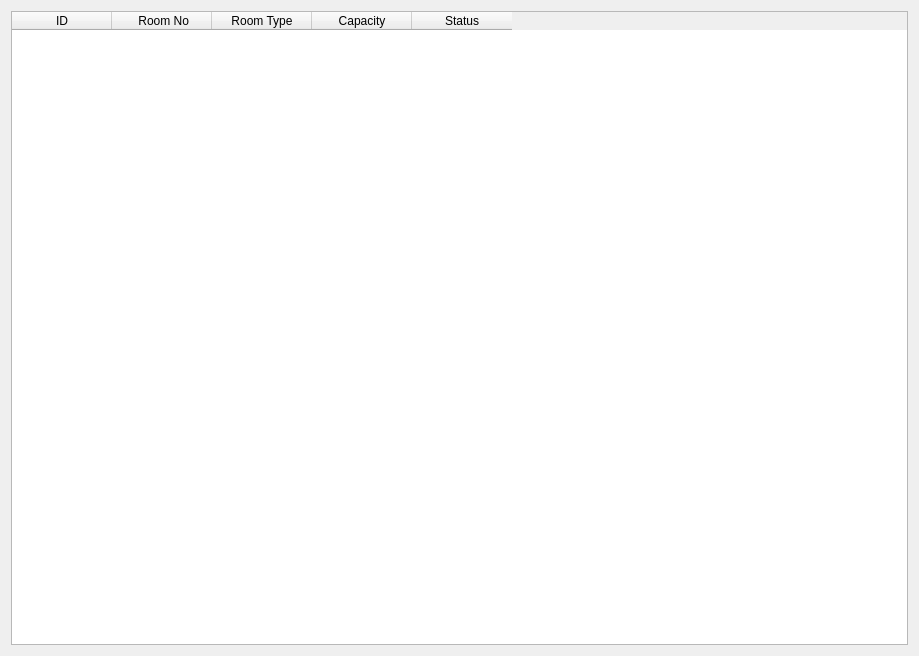
<?xml version="1.0" encoding="UTF-8"?>
<ui version="4.0">
 <class>ViewRoom</class>
 <widget class="QDialog" name="ViewRoom">
  <property name="geometry">
   <rect>
    <x>0</x>
    <y>0</y>
    <width>919</width>
    <height>656</height>
   </rect>
  </property>
  <property name="windowTitle">
   <string>Dialog</string>
  </property>
  <layout class="QVBoxLayout" name="verticalLayout">
   <item>
    <widget class="QTableWidget" name="tableWidgetRooms">
     <column>
      <property name="text">
       <string>ID</string>
      </property>
     </column>
     <column>
      <property name="text">
       <string> Room No</string>
      </property>
     </column>
     <column>
      <property name="text">
       <string>Room Type</string>
      </property>
     </column>
     <column>
      <property name="text">
       <string>Capacity</string>
      </property>
     </column>
     <column>
      <property name="text">
       <string>Status</string>
      </property>
     </column>
    </widget>
   </item>
  </layout>
 </widget>
 <resources/>
 <connections/>
</ui>
